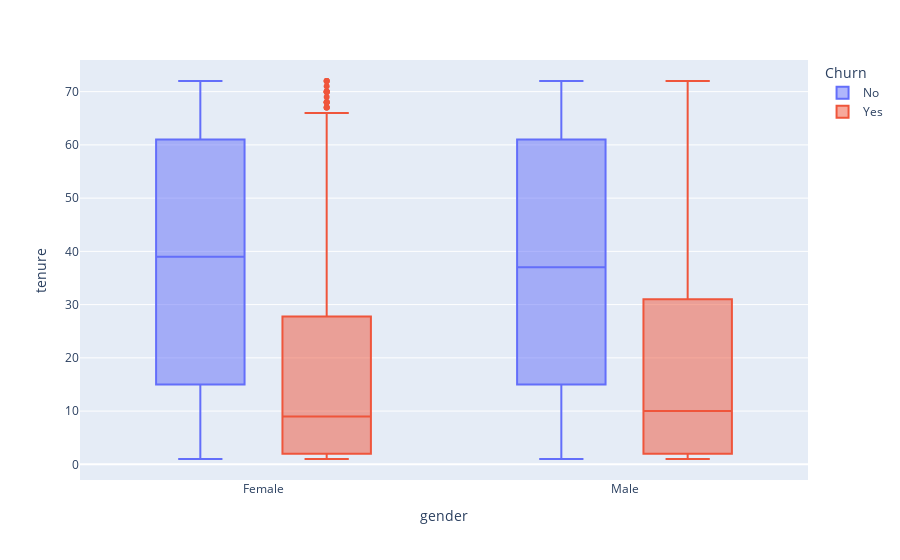

The notebook cell this image was saved under:
### Markdown cell above
From the box plot above, customers that tend to keep services like internet and phone lines are highly likely to stay regardless of gender.

### Code cell
fig = px.box(data_frame=data, x="gender", y="tenure", color="Churn", width=900)
fig.show()

### Figure 1 — Plotly figure (JSON) as saved in the notebook; plotly's stock layout.template omitted (floating-point values rounded to 4 significant figures; data arrays with more than 128 entries replaced by an {"elided": "..."} marker saying what was removed)
{"data": [{"alignmentgroup": "True", "hovertemplate": "Churn=No<br>gender=%{x}<br>tenure=%{y}<extra></extra>", "legendgroup": "No", "marker": {"color": "#636efa"}, "name": "No", "notched": false, "offsetgroup": "No", "orientation": "v", "showlegend": true, "x": {"elided": "5163 str values"}, "x0": " ", "xaxis": "x", "y": {"elided": "5163 int values"}, "y0": " ", "yaxis": "y", "type": "box"}, {"alignmentgroup": "True", "hovertemplate": "Churn=Yes<br>gender=%{x}<br>tenure=%{y}<extra></extra>", "legendgroup": "Yes", "marker": {"color": "#EF553B"}, "name": "Yes", "notched": false, "offsetgroup": "Yes", "orientation": "v", "showlegend": true, "x": {"elided": "1869 str values"}, "x0": " ", "xaxis": "x", "y": {"elided": "1869 int values"}, "y0": " ", "yaxis": "y", "type": "box"}], "layout": {"xaxis": {"anchor": "y", "domain": [0, 1], "title": {"text": "gender"}}, "yaxis": {"anchor": "x", "domain": [0, 1], "title": {"text": "tenure"}}, "legend": {"title": {"text": "Churn"}, "tracegroupgap": 0}, "margin": {"t": 60}, "boxmode": "group", "width": 900}}
